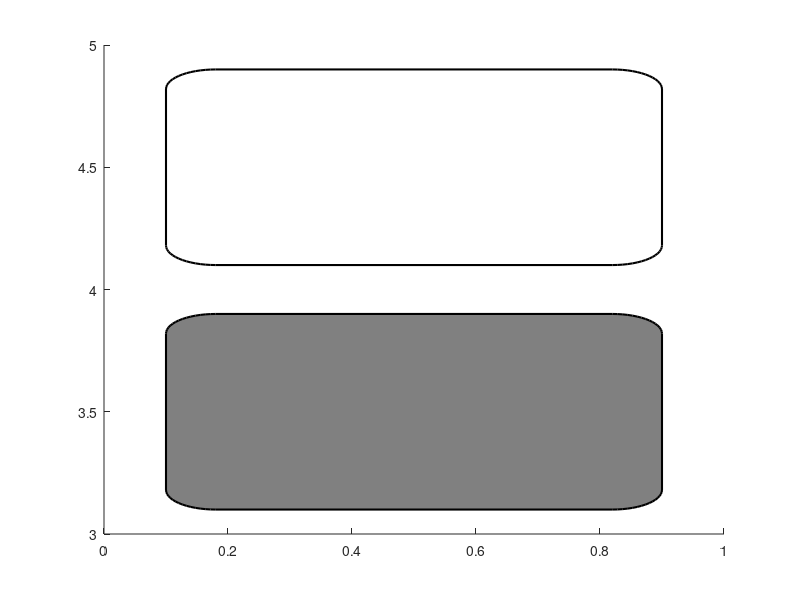

Recreate this plot in MATLAB. (Note: this script raises an error after producing the figure.)
% Define the binary matrix
binary_matrix = [ 0 1 0 0 0;
                 1 1 1 0 0;
                 0 0 1 0 0;
                 0 0 0 1 1;
                 0 0 0 1 1];

% Define the color for value '1'
color_blue = [0.5 0.5 0.5];

% Create the figure
figure;
hold on;

count = 0;
% Loop through each element in the matrix
for j = 1:5
    for i = 1:5
        % Determine the color based on the value
        if binary_matrix(i, j) == 1
            face_color = color_blue;
            count = count + 1; 
        else
            face_color = [1 1 1]; % White for '0'
        end
        

     
        % Draw the rounded rectangle
        rectangle('Position', [j-0.9, 5-i+0.1, 0.8, 0.8], ...
                  'Curvature', [0.2, 0.2], ...
                  'EdgeColor', 'k', ... % Black boundary
                  'FaceColor', face_color, ...
                  'LineWidth', 1.5);
        
        if binary_matrix(i, j) == 1
        % Add the text inside the box
        text(j-0.5, 5-i+0.5, num2str(count), ...
             'HorizontalAlignment', 'center', ...
             'VerticalAlignment', 'middle','FontSize',36,'FontName','times',Color=[1 1 1]);
        end

    end
end

% Set x-axis and y-axis labels


set(gca, 'XTick', (1:5) -0.5, 'XTickLabel', {'\phi18:2', '\phi18:3', '\phi38:1', 'PSA-HP1', 'PSA-HS6'});
xtickangle(90);

set(gca, 'YTick', (1:5) -0.5, 'YTickLabel', {'PSA 13-15','PSA H100','CBA 38', 'CBA 18','CBA 4'});




 set(gca,'Fontsize',28);
set(gca,'fontname','times');

% Set the axis limits and reverse the y-axis direction
axis([0 5 0 5]);
axis("square")
%set(gca, 'YDir', 'reverse');
set(gca,'xaxisLocation','top')


% Add grid lines

% Turn off the hold
hold off;
box off;

%%

ax = gca;
% Set color of X and Y axes to background color (white)
set(ax,'XColor',[1 1 1])
set(ax,'YColor',[1 1 1])
% Set color of axis labels back to standard color
set(ax.XLabel,'Color',[0.15 0.15 0.15])
set(ax.YLabel,'Color',[0.15 0.15 0.15])
% Set color of tick labels back to standard color
set(ax.XAxis,'TickLabelColor',[0.15 0.15 0.15])
set(ax.YAxis,'TickLabelColor',[0.15 0.15 0.15])

